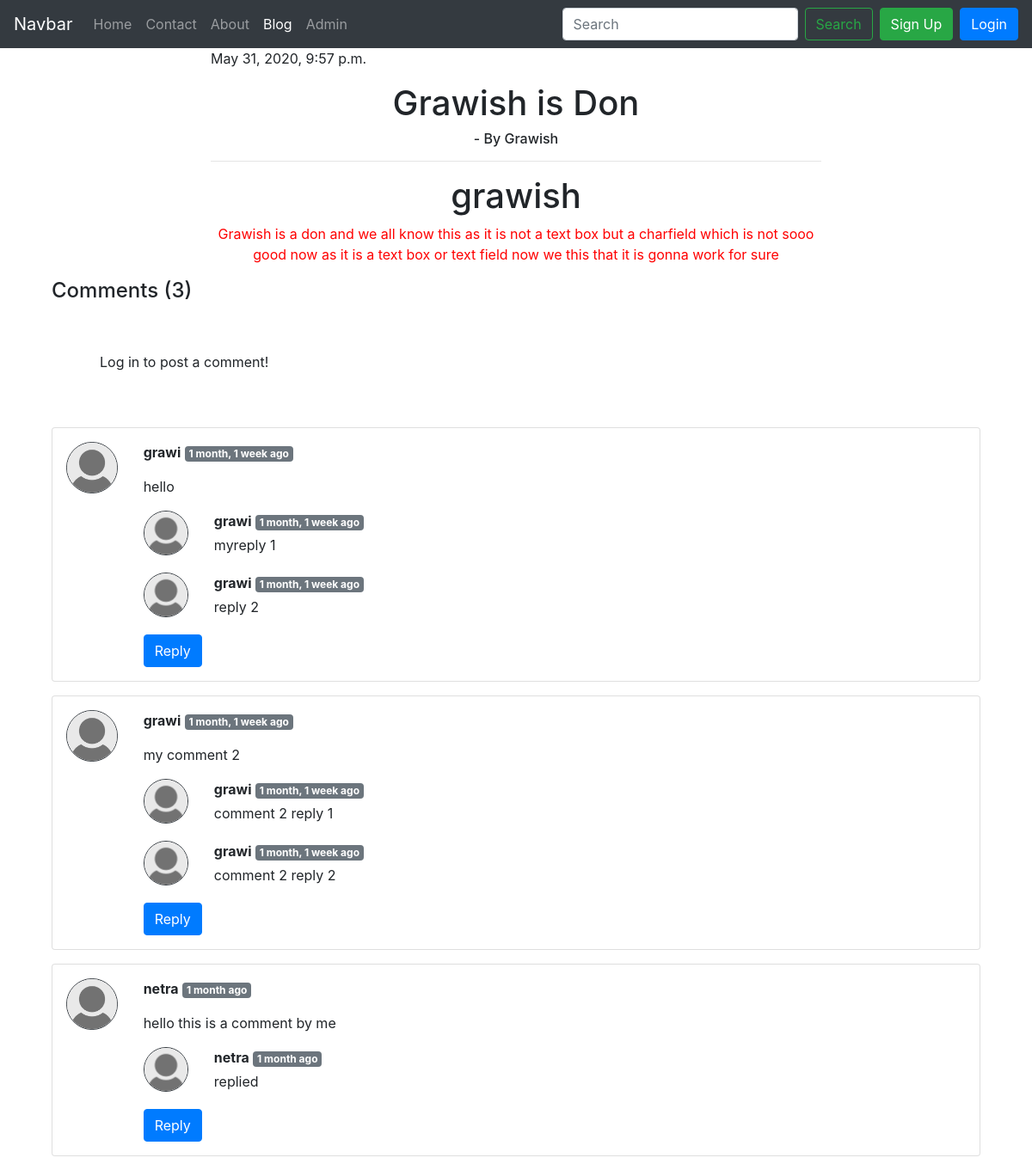
The page /blog/Grawish-is-Don on the database its author committed.
### blog/models.py (models this page shows, shortened)
class Blogpost(models.Model):
    sno = models.AutoField(primary_key=True)
    title = models.CharField(max_length=100, default="")
    Content = models.TextField(max_length=10000, default="")
    author = models.CharField(max_length=10, default="")
    slug = models.CharField(max_length=100, default="")
    Timestamp = models.DateTimeField(default=now)
    def __str__(self):
        return str(self.sno) + '. ' + self.title + ' by ' + self.author

class Blogcomment(models.Model):
    sno = models.AutoField(primary_key=True)
    text = models.TextField(max_length=1000)
    user = models.ForeignKey(User, on_delete=models.CASCADE)
    post = models.ForeignKey(Blogpost, on_delete=models.CASCADE)
    parent = models.ForeignKey('self', on_delete=models.CASCADE, null=True)
    timestamp = models.DateTimeField(default=now)

### blog/views.py (the view)
# urls.py: path('<str:slug>', views.BlogPost, name='BlogPost'),
def BlogPost(request, slug):
    replydict = {}
    allposts = Blogpost.objects.all()
    mypost = ""
    comment = ""
    exist = False
    if Blogpost.objects.filter(slug=slug).exists():
        mypost = Blogpost.objects.filter(slug=slug).first()
        print(mypost)
        comment = Blogcomment.objects.filter(post=mypost, parent=None)
        replies = Blogcomment.objects.filter(post=mypost).exclude(parent=None)
        for reply in replies:
            if reply.parent.sno not in replydict.keys():
                replydict[reply.parent.sno] = [reply]
            else:
                replydict[reply.parent.sno].append(reply)
    return render(request, 'blog/blogPost.html', {'post': mypost, 'comments': comment, 'replydict': replydict})

### blog/templatetags/extras.py (called while the page is built)
@register.filter(name='get_val')
def get_val(dictionary, key):
    return dictionary.get(key)

### templates/blog/blogPost.html (shortened to what this page needs)
{% extends 'base.html' %}
{% block blog %}
    active
{% endblock %}
{% block body %}
    {% load static %}
    {% load humanize %}
    {% load extras %}
    <div class="container" align="center">
        {% if not post == "" %}
            <div class="col-8">
                <p align="left">{{ post.Timestamp }}</p>
                <h1 style="text-align: center;">{{ post.title }}</h1>
                <h6 style="text-align: center;">- By {{ post.author }}</h6>
                <hr>
                <p>{{ post.Content|safe }}</p>
            </div>
            <div class="container" align="left">
                <h4>Comments ({{ comments.count }})</h4>
                <div class="my-2">
                    {% if user.is_authenticated %}
                        <form action="/blog/postcomment" method="post">{% csrf_token %}
                            <div class="form-group">
                        <textarea class="form-control" placeholder="Tell others your valuable thoughts on this post"
                                  name="comment"></textarea>
                                <input type="hidden" name="sno" value="{{ post.sno }}">
                                <input type="hidden" name="parent" value="">
                            </div>
                            <button type="submit" class="btn btn-primary">Send</button>
                        </form>
                    {% else %}
                        <p class=" mx-2 p-5">Log in to post a comment!</p>
                    {% endif %}
                </div>
                {% for comment in comments %}
                    <div class="card card-body my-3 p-3 rounded">
                        <div class="row">
                            <div class="col-md-1">
                                <img src="{% static 'img/default-user-icon.jpg' %}"
                                     class="w-100 rounded-circle border border-dark">
                            </div>
                            <div class="col-md-11">
                                <b>{{ comment.user }}</b> <span
                                    class="badge badge-secondary">{{ comment.timestamp|naturaltime }}</span>
                                <div class="my-3">{{ comment.text }}</div>
                                <div class="replies my-2">
                                    {% for reply in replydict|get_val:comment.sno %}
                                        <div class="row my-3">
                                            <div class="col-md-1">
                                                <img src="{% static 'img/default-user-icon.jpg' %}"
                                                     class="w-100 rounded-circle border border-dark">
                                            </div>
                                            <div class="col-md-11">
                                                <b>{{ reply.user }}</b> <span
                                                    class="badge badge-secondary">{{ reply.timestamp|naturaltime }}</span>
                                                <div class="my-1">{{ reply.text }}</div>
                                            </div>
                                        </div>
                                    {% endfor %}
                                </div>
                                <button class="btn btn-primary" type="button" data-toggle="collapse"
                                        data-target="#collapse{{ comment.sno }}" aria-expanded="false"
                                        aria-controls="collapseExample">
                                    Reply
                                </button>
                            </div>
                        </div>
                    </div>
                {% endfor %}
            </div>
        {% endif %}
    </div>
{% endblock %}

### rows shown on the page
Blogpost: Timestamp "May 31, 2020, 9:57 p.m.", title "Grawish is Don", author "Grawish", Content "grawish Grawish is a don and we all know this as it is not a text box but a charfield which is not sooo good now as it is a text box or text field now we this that it is gonna work for sure"
Blogcomment: user "grawi", timestamp "1 month, 1 week ago", text "hello"
Blogcomment: user "grawi", timestamp "1 month, 1 week ago", text "myreply 1"
Blogcomment: user "grawi", timestamp "1 month, 1 week ago", text "reply 2"
Blogcomment: user "grawi", timestamp "1 month, 1 week ago", text "my comment 2"
Blogcomment: user "grawi", timestamp "1 month, 1 week ago", text "comment 2 reply 1"
Blogcomment: user "grawi", timestamp "1 month, 1 week ago", text "comment 2 reply 2"
Blogcomment: user "netra", timestamp "1 month ago", text "hello this is a comment by me"
Blogcomment: user "netra", timestamp "1 month ago", text "replied"

### other values the page prints
{{ comments.count }} "3"
